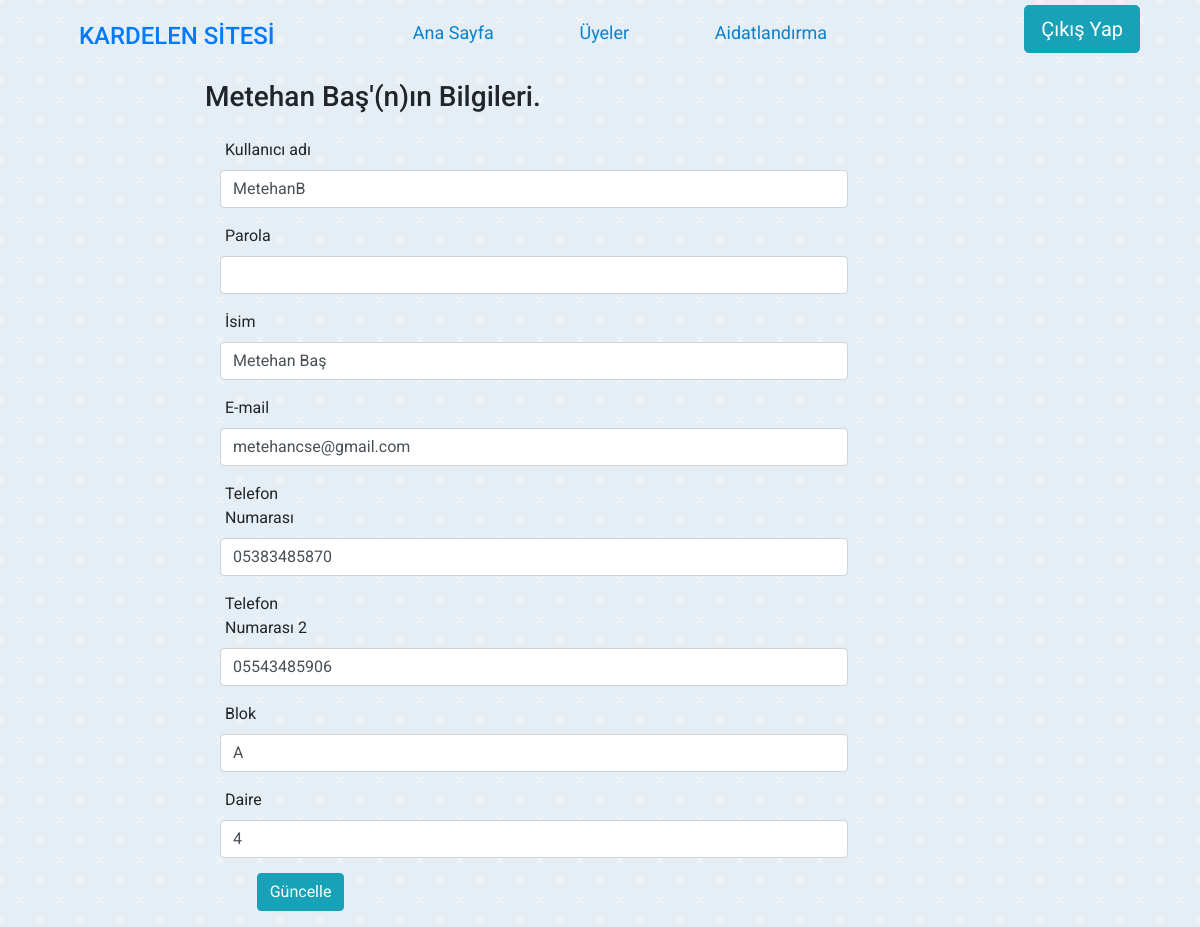
Page /update-profile.php?id=101 on the committed database.
### tables this page shows
CREATE TABLE `users` (
  `id` int(11) NOT NULL,
  `user_name` varchar(255) NOT NULL,
  `password` varchar(255) NOT NULL,
  `name` varchar(255) NOT NULL,
  `email` varchar(55) NOT NULL,
  `phonenum` varchar(11) NOT NULL,
  `phonenum1` varchar(11) NOT NULL,
  `block` varchar(255) NOT NULL,
  `flat` int(2) NOT NULL,
  `regdate` date DEFAULT NULL,
  `exitdate` date DEFAULT NULL
);

### update-profile.php (the view, shortened to what this page needs)
<?php include "db_conn.php";
$gid=$_GET['id'];
$query = "SELECT * from users where id='".$gid."'";
$result = mysqli_query($conn, $query) or die ( mysqli_error());
$row = mysqli_fetch_assoc($result);
?>
<html lang="en" dir="ltr">
  <head>
    <link rel="stylesheet" href="https://cdn.jsdelivr.net/npm/bootstrap@4.5.3/dist/css/bootstrap.min.css">
    <link rel="stylesheet" href="./css/style.css">
  </head>
  <body>
    <header>
      <div class="logo-container">
        <a href="admin-panel.php" style="text-decoration:none;font-weight: 400;margin:7% 7%;">
          <h4>KARDELEN SİTESİ</h4>
        </a>
      </div>
      <nav>
        <ul class="nav-links">
					<li><a class="nav-link" href="admin-panel.php">Ana Sayfa</a></li>
          <li><a class="nav-link" href="users.php">Üyeler</a></li>
          <li><a class="nav-link" href="billing.php">Aidatlandırma</a></li>
        </ul>
      </nav>
      <div class="cart"  style="margin-top:1%;">
        <ul class="nav-links">
          <li>
            <p>
              <a href="logout.php" class="btn btn-info btn-lg">
                <span class="glyphicon glyphicon-log-out"></span> Çıkış Yap
              </a>
            </p>
          </li>
        </ul>
      </div>
    </header>
    <div class="row">
      <div class="col-sm-2">
      </div>
      <div class="col-sm-8">
        <section id="main-content">
        <section class="wrapper">
          <h3><?php echo $row['name'];?>'(n)ın Bilgileri.</h3>
      <div class="row">
                <div class="col-md-12">
                    <div class="content-panel">
                         <form class="form-horizontal style-form" name="form1" method="post" action="update.php" onSubmit="">
                        <div class="form-group">
                            <label class="col-sm-2 col-sm-2 control-label" style="padding-left:20px;">Kullanıcı adı </label>
                            <div class="col-sm-10">
                                <input type="text" class="form-control" name="username" value="<?php echo $row['user_name'];?>" >
                            </div>
                        </div>
												<div class="form-group">
														<label class="col-sm-2 col-sm-2 control-label" style="padding-left:20px;">Parola </label>
														<div class="col-sm-10">
																<input type="text" class="form-control" name="password" value="" >
														</div>
												</div>
                            <div class="form-group">
                            <label class="col-sm-2 col-sm-2 control-label" style="padding-left:20px;">İsim</label>
                            <div class="col-sm-10">
                                <input type="text" class="form-control" name="name" value="<?php echo $row['name'];?>" >
                            </div>
                        </div>
                        <div class="form-group">
                        <label class="col-sm-2 col-sm-2 control-label" style="padding-left:20px;">E-mail</label>
                        <div class="col-sm-10">
                            <input type="text" class="form-control" name="email" value="<?php echo $row['email'];?>" >
                        </div>
                      </div>
                      <div class="form-group">
                        <label class="col-sm-2 col-sm-2 control-label" style="padding-left:20px;">Telefon Numarası</label>
                        <div class="col-sm-10">
                          <input type="text" class="form-control" name="phonenum" value="<?php echo $row['phonenum'];?>" >
                    </div>
                    </div>
                      <div class="form-group">
                        <label class="col-sm-2 col-sm-2 control-label" style="padding-left:20px;">Telefon Numarası 2</label>
                        <div class="col-sm-10">
                    <input type="text" class="form-control" name="phonenum1" value="<?php echo $row['phonenum1'];?>" >
                  </div>
                </div>
                <div class="form-group">
                <label class="col-sm-2 col-sm-2 control-label" style="padding-left:20px;">Blok</label>
                <div class="col-sm-10">
                    <input type="text" class="form-control" name="block" value="<?php echo $row['block'];?>" >
                </div>
            </div>
              <div class="form-group">
                <label class="col-sm-2 col-sm-2 control-label" style="padding-left:20px;">Daire</label>
                <div class="col-sm-10">
                  <input type="text" class="form-control" name="flat" value="<?php echo $row['flat'];?>" >
                </div>
                        <div style="margin-left:100px;margin-top:2%;">
                        <input type="submit" name="Submit" value="Güncelle" class="btn btn-info" style="margin-left:-7%;"></div>
                        </form>
                    </div>
                </div>
            </div>
  </section>
      </div>
    </body>
</html>

### css/style.css (style rules this page uses)
body { margin-left: 0%; font-family: 'Roboto', sans-serif; background-color: #e5eef4 !important; -webkit-animation: fadein 1s; }
header { display: flex; width: 90%; height: 10vh; margin: auto; align-items: center; color: #0a82cd; font-family: 'Roboto', sans-serif; }
.logo-container, .nav-links, .cart { display: flex; }
.logo-container { flex: 1; }
nav { flex: 2; }
.nav-links { justify-content: space-around; list-style: none; }
.nav-link { color: #0a82cd; font-size: 18px; text-decoration: none; }
.cart { flex: 1; justify-content: flex-end; }

### rows in the picture
users: name "Metehan Baş", username "MetehanB", email "metehancse@gmail.com", phonenum "05383485870", phonenum1 "05543485906", block "A", flat "4"
